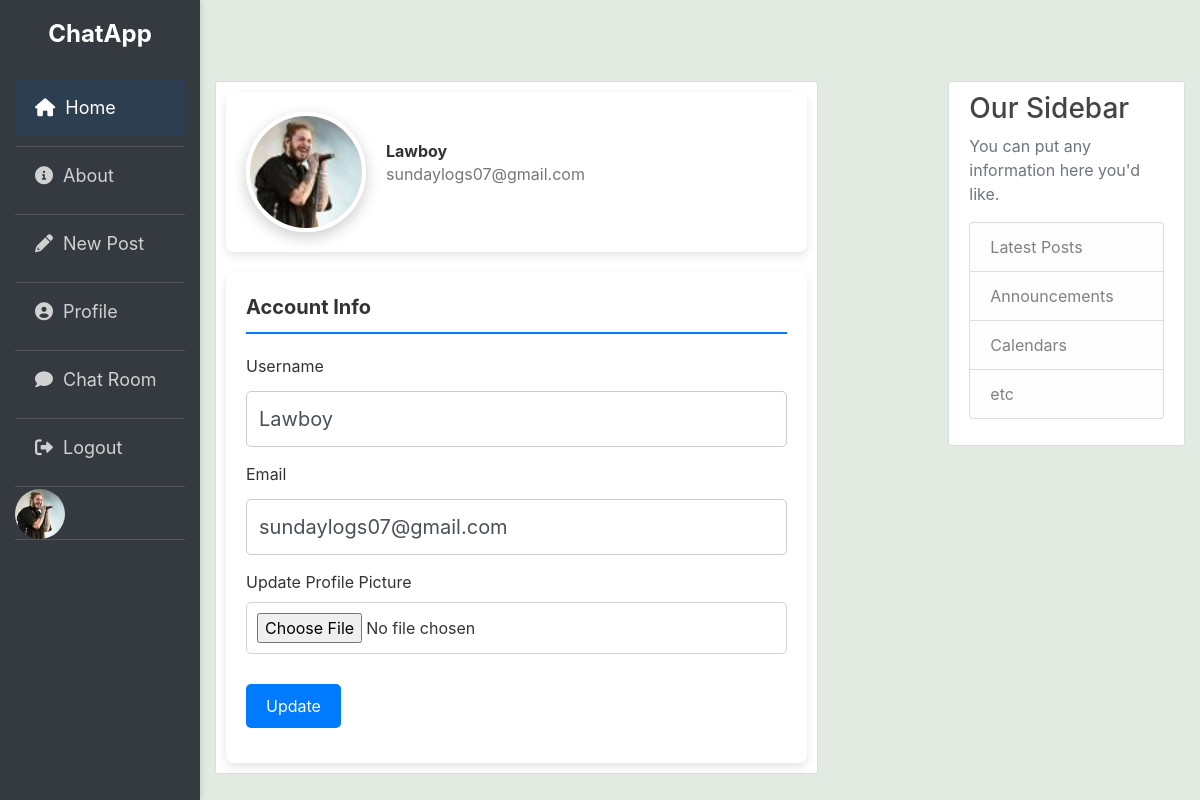
The page /account (signed in) on the database its author committed.
### flaskblog/models.py (models this page shows, shortened)
class User(db.Model, UserMixin):
    id = db.Column(db.Integer, primary_key=True)
    username = db.Column(db.String(20), unique=True, nullable=False)
    email = db.Column(db.String(120), unique=True, nullable=False)
    image_file = db.Column(db.String(20), nullable=False, default='default.jpg')
    password = db.Column(db.String(60), nullable=False)
    posts = db.relationship('Post', backref='author', lazy=True)
    chats = db.relationship('Chat', backref='author', lazy=True)

### flaskblog/users/routes.py (the view)
@users.route("/account", methods=['GET', 'POST'])
@login_required
def account():
    form = UpdateAccountForm()
    if form.validate_on_submit():
        if form.picture.data:
            picture_file = save_picture(form.picture.data)
            current_user.image_file = picture_file
        current_user.username = form.username.data
        current_user.email = form.email.data
        db.session.commit()
        flash('Your account has been updated!', 'success')
        return redirect(url_for('users.account'))
    elif request.method == 'GET':
        form.username.data = current_user.username
        form.email.data = current_user.email
    image_file = url_for('static', filename='profile_pics/' + current_user.image_file)
    return render_template('account.html', title='Account', image_file=image_file, form=form)

### flaskblog/users/forms.py (shortened to what this page needs)
class UpdateAccountForm(FlaskForm):
    username = StringField('Username',
                           validators=[DataRequired(), Length(min=2, max=20)])
    email = StringField('Email',
                        validators=[DataRequired(), Email()])
    picture = FileField('Update Profile Picture', validators=[FileAllowed(['jpg', 'png'])])
    submit = SubmitField('Update')

### flaskblog/models.py (called while the page is built)
@login_manager.user_loader
def load_user(user_id):
    return User.query.get(int(user_id))

### flaskblog/templates/account.html (shortened to what this page needs)
{% extends "layout.html" %}
{% block content %}
    <div class="content-section profile-container">
        <div class="user-profile-card">
            <div class="profile-header">
                <img class="floating-image"
                     src="{{ url_for('static', filename='profile_pics/' + current_user.image_file) }}"
                     alt="{{ current_user.username }}">
                <div class="user-details">
                    <h3 class="username">{{ current_user.username }}</h3>
                    <p class="user-email">{{ current_user.email }}</p>
                </div>
            </div>
        </div>
        <form method="POST" action="" enctype="multipart/form-data" class="profile-form">
            <fieldset class="form-group">
                <legend class="form-section-title">Account Info</legend>
                <div class="form-group">
                    {{ form.username.label(class="form-control-label") }}
                    {% if form.username.errors %}
                        {{ form.username(class="form-control form-control-lg is-invalid") }}
                        <div class="invalid-feedback">
                            {% for error in form.username.errors %}
                                <span>{{ error }}</span>
                            {% endfor %}
                        </div>
                    {% else %}
                        {{ form.username(class="form-control form-control-lg") }}
                    {% endif %}
                </div>
                <div class="form-group">
                    {{ form.email.label(class="form-control-label") }}
                    {% if form.email.errors %}
                        {{ form.email(class="form-control form-control-lg is-invalid") }}
                        <div class="invalid-feedback">
                            {% for error in form.email.errors %}
                                <span>{{ error }}</span>
                            {% endfor %}
                        </div>
                    {% else %}
                        {{ form.email(class="form-control form-control-lg") }}
                    {% endif %}
                </div>
                <div class="form-group">
                    {{ form.picture.label() }}
                    {{ form.picture(class="form-control-file") }}
                </div>
            </fieldset>
            <div class="form-group">
                {{ form.submit(class="btn btn-primary submit-btn") }}
            </div>
        </form>
    </div>
{% endblock content %}

### flaskblog/templates/layout.html (shortened to what this page needs)
<!DOCTYPE html>
<html>
<head>
    <link rel="stylesheet" href="https://cdnjs.cloudflare.com/ajax/libs/font-awesome/6.0.0-beta3/css/all.min.css">
    <link rel="stylesheet" href="https://maxcdn.bootstrapcdn.com/bootstrap/4.0.0/css/bootstrap.min.css">
    <link rel="stylesheet" type="text/css" href="{{ url_for('static', filename='main.css') }}">
</head>
<body>
  <header class="site-header">
    <div class="container-fluid">
      <div class="row">
        <nav class="col-md-2 d-none d-md-block bg-dark sidebar">
          <div class="sidebar-header">
            <h3 class="brand text-white">ChatApp</h3>
          </div>
          <ul class="nav flex-column">
            <li class="nav-item">
              <a class="nav-link active" href="{{ url_for('main.home') }}">
                <i class="fas fa-home"></i> Home
              </a>
            </li>
            <li class="nav-item">
              <a class="nav-link" href="{{ url_for('main.about') }}">
                <i class="fas fa-info-circle"></i> About
              </a>
            </li>
            {% if current_user.is_authenticated %}
              <li class="nav-item">
                <a class="nav-link" href="{{ url_for('posts.new_post') }}">
                  <i class="fas fa-pencil-alt"></i> New Post
                </a>
              </li>
              <li class="nav-item">
                <a class="nav-link" href="{{ url_for('users.account') }}">
                  <i class="fas fa-user-circle"></i> Profile
                </a>
              </li>
              <li class="nav-item">
                <a class="nav-link" href="{{ url_for('chats.chat_room') }}">
                  <i class="fas fa-comment"></i> Chat Room
                </a>
              </li>
              <li class="nav-item">
                <a class="nav-link" href="{{ url_for('users.logout') }}">
                  <i class="fas fa-sign-out-alt"></i> Logout
                </a>
              </li>
              <li class="nav-item">
                <img class="rounded-circle account-img" src="{{ url_for('static', filename='profile_pics/' + current_user.image_file) }}" alt="{{ current_user.username }}">
              </li>
            {% endif %}
          </ul>
        </nav>
        <main role="main" class="col-12 col-md-10 offset-md-2">
        </main>
      </div>
    </div>
  </header>
    <main role="main" class="container">
      <div class="row">
        <div class="col-md-8">
          {% block content %}{% endblock %}
        </div>
        <div class="col-md-4">
          <div class="content-section">
            <h3>Our Sidebar</h3>
            <p class='text-muted'>You can put any information here you'd like.
              <ul class="list-group">
                <li class="list-group-item list-group-item-light">Latest Posts</li>
                <li class="list-group-item list-group-item-light">Announcements</li>
                <li class="list-group-item list-group-item-light">Calendars</li>
                <li class="list-group-item list-group-item-light">etc</li>
              </ul>
            </p>
          </div>
        </div>
      </div>
    </main>
</body>
</html>

### flaskblog/static/main.css (style rules this page uses)
body { background: #e2ebe1; color: #333333; margin-top: 5rem; margin-left: 100px; }
h1, h2, h3, h4, h5, h6 { color: #444444; }
.content-section { background: #ffffff; padding: 10px 20px; margin-left: 100px; border: 1px solid #dddddd; border-radius: 3px; margin-bottom: 20px; }
.floating-image { width: 100px; height: 100px; object-fit: cover; border-radius: 50%; border: 4px solid #fff; box-shadow: 0 10px 20px rgba(0, 0, 0, 0.2); transition: transform 0.3s ease, box-shadow 0.3s ease; }
.username { font-size: 1rem; color: #333; font-weight: bold; text-decoration: none; transition: color 0.3s ease; }
.account-img { height: 50px; width: 200px; margin-right: 100px; margin-top: 2px; transition: transform 0.3s ease, box-shadow 0.3s ease; }
.account-img { width: 50px; height: 50px; margin-right: 15px; object-fit: cover; }
.btn-primary { background-color: #4b03f1; border: none; color: white; padding: 8px 15px; border-radius: 25px; cursor: pointer; transition: background-color 0.3s ease; }
.form-control-file { border-radius: 5px; border: 1px solid #ced4da; padding: 10px; }
.sidebar { height: 100vh; position: fixed; top: 0; left: 0; width: 220px; background-color: #343a40; padding-top: 20px; box-shadow: 2px 0px 5px rgba(0, 0, 0, 0.1); }
.sidebar .sidebar-header { text-align: center; color: #fff; margin-bottom: 30px; }
.sidebar .sidebar-header .brand { font-size: 24px; font-weight: bold; color: #4e73df; }
.nav-link { color: #d1d1d1; font-size: 18px; padding: 15px 20px; border-radius: 5px; margin-bottom: 10px; display: flex; align-items: center; }
.nav-link.active { background-color: #2c3e50; color: white; }
.nav-link i { margin-right: 10px; }
.sidebar .nav-item { border-bottom: 1px solid #555; }
.profile-container { display: flex; flex-direction: column; align-items: center; padding: 10px; margin-left: 100px; max-width: 800px; }
.user-profile-card { width: 100%; background-color: #fff; border-radius: 8px; box-shadow: 0 4px 10px rgba(0, 0, 0, 0.1); margin-bottom: 20px; padding: 20px; }
.profile-header { display: flex; align-items: center; gap: 20px; }
.floating-image { width: 120px; height: 120px; border-radius: 50%; object-fit: cover; box-shadow: 0 5px 15px rgba(0, 0, 0, 0.2); transition: transform 0.3s ease, box-shadow 0.3s ease; }
.user-details { text-align: left; }
.username { font-size: 1.5rem; font-weight: bold; color: #333; margin: 0; }
.user-email { font-size: 1rem; color: #777; }
.profile-form { width: 100%; background-color: #fff; padding: 20px; border-radius: 8px; box-shadow: 0 4px 10px rgba(0, 0, 0, 0.1); }
.form-section-title { font-size: 1.25rem; font-weight: bold; margin-bottom: 20px; border-bottom: 2px solid #007bff; padding-bottom: 10px; }
.form-group { margin-bottom: 15px; }
.form-control-label { font-size: 1rem; color: #333; }
.form-control { width: 100%; padding: 12px; border: 1px solid #ccc; border-radius: 5px; margin-top: 5px; }
.submit-btn { background-color: #007bff; color: white; padding: 10px 20px; border-radius: 5px; border: none; font-size: 1rem; cursor: pointer; transition: background-color 0.3s ease; }
.username { font-size: 1rem; text-align: left; color: #333; font-weight: bold; text-decoration: none; transition: color 0.3s ease; }

### rows shown on the page
User: image_file (picture), username "Lawboy", email "sundaylogs07@gmail.com"
